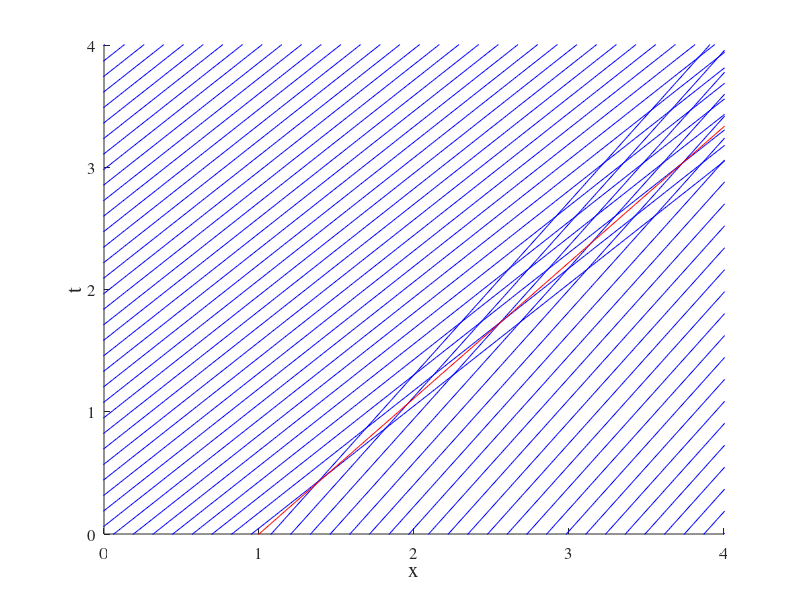
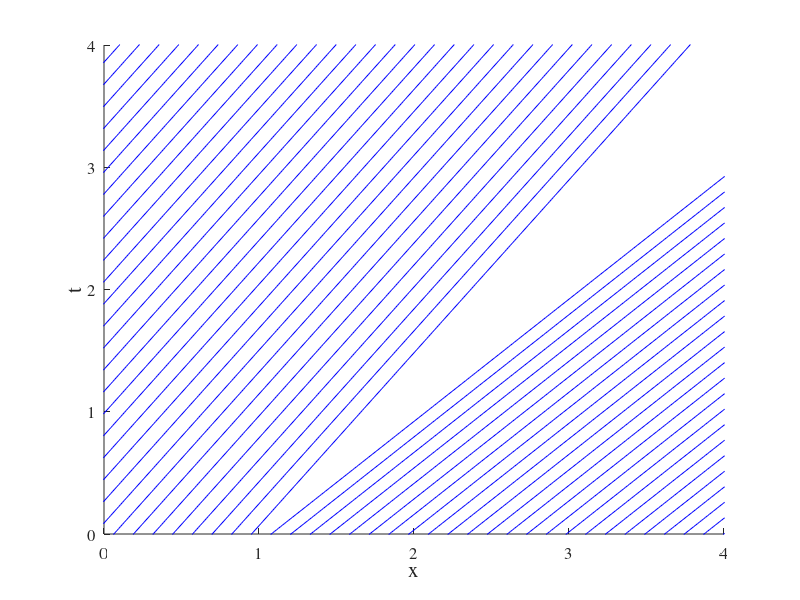
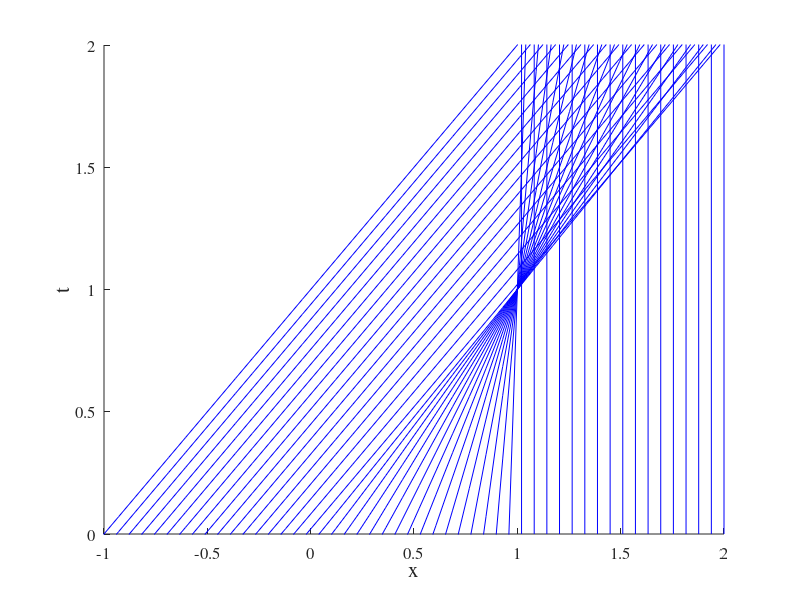
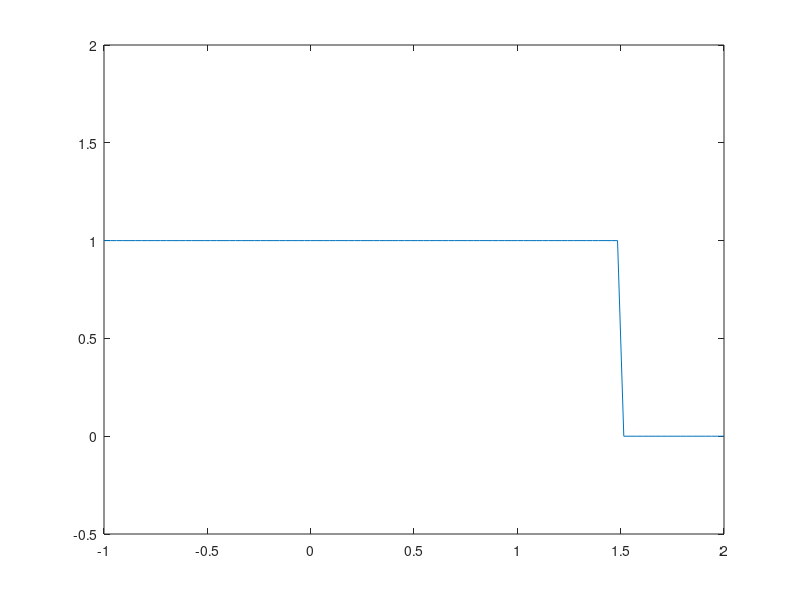

MATLAB code for these plots, in order:
clc; clear all; close all;

x_mesh = linspace(-2*pi, 2*pi, 1000);
% x_mesh_R = x_mesh_R(2:end);
% x_mesh_L = linspace(-2*pi, 1,100);
figure
hold on
for x0 = linspace(-2*pi, 2*pi, 100)
    if x0 < 1
        t = x_mesh - x0;
    elseif x0 > 1
        t = sqrt(2) * (x_mesh - x0);
    end
    plot(x_mesh, t, 'Color', 'b')

end
t_s = ((x_mesh - 1) * pi) / (2 * sqrt(2));
plot(x_mesh, t_s, 'r')

xlabel('x')
ylabel('t')
set(gca, 'FontSize', [12], 'FontName', 'Times')
set(gcf,'color','w');
xlabel('x', 'FontSize', 15)
ylabel('t', 'FontSize', 15)
axis([0 4 0 4])
%%
clc; clear all; close all;

x_mesh = linspace(-2*pi, 2*pi, 1000);
% x_mesh_R = x_mesh_R(2:end);
% x_mesh_L = linspace(-2*pi, 1,100);
figure
hold on
for x0 = linspace(-2*pi, 2*pi, 100)
    if x0 > 1
        t = x_mesh - x0;
    elseif x0 < 1
        t = (2/sqrt(2)) * (x_mesh - x0);
    end
    plot(x_mesh, t, 'Color', 'b')

end
% t_s = ((x_mesh - 1) * pi) / (2 * sqrt(2));
% plot(x_mesh, t_s, 'r')

xlabel('x')
ylabel('t')
set(gca, 'FontSize', [12], 'FontName', 'Times')
set(gcf,'color','w');
xlabel('x', 'FontSize', 15)
ylabel('t', 'FontSize', 15)
axis([0 4 0 4])
%% Part 2 Characteristic Lines
clc; clear all; close all;

x_mesh = linspace(-4, 4, 100);
t_mesh = linspace(0, 4, 100);
% x_mesh_R = x_mesh_R(2:end);
% x_mesh_L = linspace(-2*pi, 1,100);
figure
hold on
for x0 = linspace(-1, 2, 50)
    if x0 < 0
        t = x_mesh - x0;
        plot(x_mesh, t, 'Color', 'b')

    elseif (x0 > 0) && (x0 < 1)
        t = (x_mesh - x0) / (1-x0);
        plot(x_mesh, t, 'Color', 'b')
    else
        line([x0 x0],[t_mesh(1) t_mesh(end)], 'Color', 'b')
    end

end
% t_s = ((x_mesh - 1) * pi) / (2 * sqrt(2));
% plot(x_mesh, t_s, 'r')

xlabel('x')
ylabel('t')
set(gca, 'FontSize', [12], 'FontName', 'Times')
set(gcf,'color','w');
xlabel('x', 'FontSize', 15)
ylabel('t', 'FontSize', 15)
axis([-1 2 0 2])
%% Part 2 time plots
x = linspace(-1, 2, 100);
figure
for t = 0:.25:2;
    u = zeros(1, length(x));
    if t < 1
        for i = 1:length(x)
            if x(i) <= t
                u(i) = 1;
            elseif (t < x(i)) && (x(i) < 1)
                u(i) = 1 - (x(i) - t) / (1 - t);
            else
                u(i) = 0;
            end
        end
        plot(x, u)
        axis([-1 2 -.5 2])
        pause(1)
    elseif t >= 1
        for i = 1:length(x)
            if x(i) < .5 * t + .5
                u(i) = 1;
            elseif x(i) > .5 * t + .5
                u(i) = 0;
            end
        end
        plot(x, u)
        axis([-1 2 -.5 2])
        pause(1)
    end
end





%% Part 3 Characteristics
clc; close all; clear all;

x = linspace(-100, 100, 1000);
u1 = 10;
v1 = 5;
u_p = 2 * u1/3; 
u_m = u1/6;
slope1 = 1 / (v1 * (1 - (2 * u_m)/u1))
slope2 = 1 / (v1 * (1 - (2 * u_p)/u1))
figure
hold on
for x0 = linspace(-10, 10,  100)
    if x0 < 0
        t = (x - x0) / (v1 * (1 - (2*u_m)/u1));
    elseif x0 >= 0
        t = (x - x0) / (v1 * (1 - (2*u_p)/u1));
    plot(x, t, 'Color', 'b')
    end
    plot(x, t, 'Color', 'b')

end
% t_s = ((x_mesh - 1) * pi) / (2 * sqrt(2));
% plot(x_mesh, t_s, 'r')

xlabel('x')
ylabel('t')
set(gca, 'FontSize', [12], 'FontName', 'Times')
set(gcf,'color','w');
xlabel('x', 'FontSize', 15)
ylabel('t', 'FontSize', 15)
axis([-3 3 0 4])